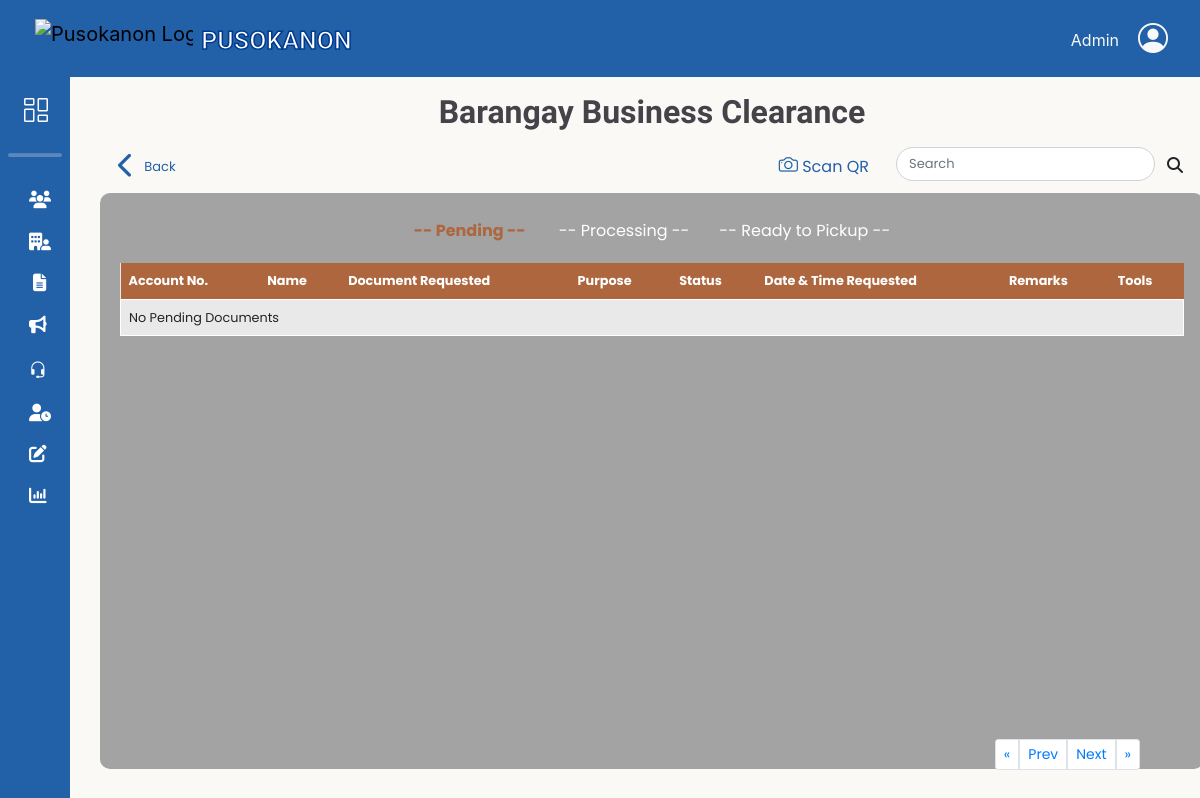
/adminbejo/Barangay-Business_Clearance.php (signed in), run on an earlier commit of the app's database.
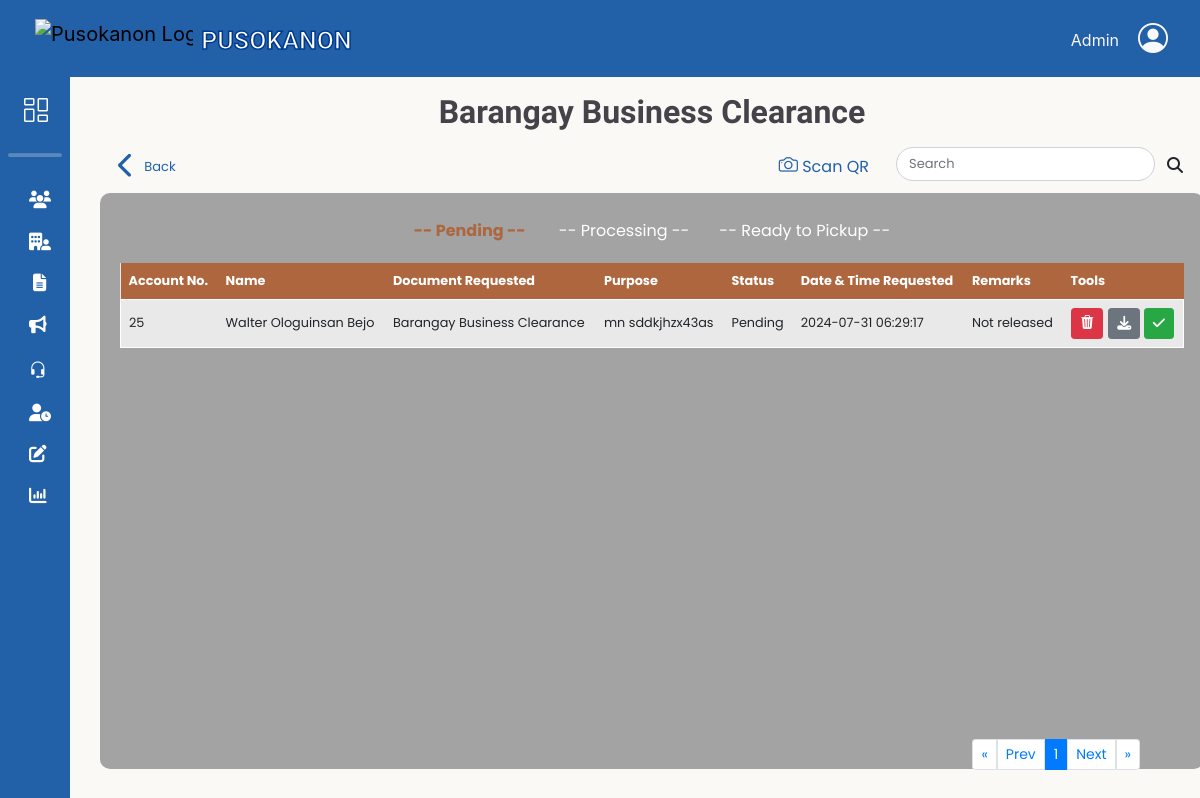
And on a later commit of the database.
### tables this page shows
CREATE TABLE `request_doc` (
  `doc_ID` int(11) NOT NULL,
  `res_id` int(11) NOT NULL,
  `docType_id` int(11) NOT NULL,
  `purpose_id` int(11) NOT NULL,
  `purpose_name` varchar(255) DEFAULT NULL,
  `stat` varchar(50) NOT NULL DEFAULT 'Pending',
  `date_req` timestamp NOT NULL DEFAULT current_timestamp(),
  `date_processed` timestamp NULL DEFAULT current_timestamp() ON UPDATE current_timestamp(),
  `remarks` varchar(100) DEFAULT 'Not released',
  `request_id` varchar(20) NOT NULL,
  `qrCode_image` varchar(200) NOT NULL,
  `document_requirements` varchar(64) NOT NULL
);

CREATE TABLE `resident_users` (
  `res_ID` int(11) NOT NULL,
  `res_fname` varchar(50) NOT NULL,
  `res_lname` varchar(50) NOT NULL,
  `res_midname` varchar(50) NOT NULL,
  `res_suffix` varchar(10) DEFAULT NULL,
  `gender` varchar(10) NOT NULL,
  `birth_date` date NOT NULL,
  `civil_status` varchar(20) NOT NULL,
  `citizenship` varchar(30) NOT NULL,
  `place_birth` varchar(100) NOT NULL,
  `contact_no` varchar(13) NOT NULL,
  `res_email` varchar(100) NOT NULL,
  `addr_sitio` varchar(50) NOT NULL,
  `addr_purok` varchar(50) NOT NULL,
  `res_password` varchar(100) NOT NULL,
  `profile_picture` varchar(200) DEFAULT NULL,
  `registered_voter` varchar(15) NOT NULL,
  `userRole_id` int(11) NOT NULL,
  `reset_token_hash` varchar(64) DEFAULT NULL,
  `reset_token_expires_at` datetime DEFAULT NULL,
  `is_active` tinyint(1) NOT NULL DEFAULT 1
);

CREATE TABLE `doc_type` (
  `docType_id` int(11) NOT NULL,
  `doc_name` varchar(100) NOT NULL,
  `doc_amount` int(11) NOT NULL
);

### db/DBconn.php (called while the page is built, shortened)
<?php
function decryptData($data)
{
	return openssl_decrypt($data, 'aes-256-cbc', ENCRYPTION_KEY, 0, ENCRYPTION_KEY);
}
function fetchdocsRequest($pdo,$doctype ,$status, $limit, $offset)
{
	$sql = "SELECT
				ru.res_id, ru.res_email AS res_email, doc_ID, stat,
				CONCAT(ru.res_fname,' ', ru.res_midname,' ', ru.res_lname) AS resident_name,
				dt.doc_name AS document_name,
				rd.purpose_name AS purpose_name,
				rd.request_id,
				rd.date_req,
				rd.remarks
			FROM request_doc rd
			INNER JOIN resident_users ru ON rd.res_id = ru.res_id
			INNER JOIN doc_type dt ON rd.docType_id = dt.docType_id
			INNER JOIN docs_purpose dp ON rd.purpose_id = dp.purpose_id
			WHERE dt.doc_name = :doctype AND stat = :status
			LIMIT :limit OFFSET :offset";
	$stmt = $pdo->prepare($sql);
	$stmt->bindParam(':status', $status, PDO::PARAM_STR);
	$stmt-> bindParam(':doctype', $doctype, PDO::PARAM_STR);
	$stmt->bindParam(':limit', $limit, PDO::PARAM_INT);
	$stmt->bindParam(':offset', $offset, PDO::PARAM_INT);
	$stmt->execute();
	return $stmt->fetchAll();
}

### adminbejo/Barangay-Business_Clearance.php (the view, shortened to what the changed rows need)
<?php
    include '../db/DBconn.php';
    include 'headerAdmin.php';
    $search = isset($_GET['search']) ? $_GET['search'] : '';
    $docType = 'Barangay Business Clearance';
    $stmt = $pdo->prepare("SELECT COUNT(*) FROM request_doc WHERE docType_id = (SELECT docType_id FROM doc_type WHERE doc_name = :docType) AND stat = 'Pending'");
    $stmt->bindParam(':docType', $docType, PDO::PARAM_STR);
    $stmt->execute();
    $number_of_pending_results = $stmt->fetchColumn();
    $stmt = $pdo->prepare("SELECT COUNT(*) FROM request_doc WHERE docType_id = (SELECT docType_id FROM doc_type WHERE doc_name = :docType) AND stat = 'Processing'");
    $stmt->bindParam(':docType', $docType, PDO::PARAM_STR);
    $stmt->execute();
    $number_of_processing_results = $stmt->fetchColumn();
    $stmt = $pdo->prepare("SELECT COUNT(*) FROM request_doc WHERE docType_id = (SELECT docType_id FROM doc_type WHERE doc_name = :docType) AND stat = 'Ready to pickup'");
    $stmt->bindParam(':docType', $docType, PDO::PARAM_STR);
    $stmt->execute();
    $number_of_completed_results = $stmt->fetchColumn();
    $results_per_page = 5;
    $number_of_pending_pages = ceil($number_of_pending_results / $results_per_page);
    $number_of_processing_pages = ceil($number_of_processing_results / $results_per_page);
    $number_of_completed_pages = ceil($number_of_completed_results / $results_per_page);
    $pending_page = isset($_GET['pending_page']) ? (int)$_GET['pending_page'] : 1;
    $processing_page = isset($_GET['processing_page']) ? (int)$_GET['processing_page'] : 1;
    $completed_page = isset($_GET['completed_page']) ? (int)$_GET['completed_page'] : 1;
    $pending_page = max(1, min($pending_page, $number_of_pending_pages));
    $processing_page = max(1, min($processing_page, $number_of_processing_pages));
    $completed_page = max(1, min($completed_page, $number_of_completed_pages));
    $pending_offset = ($pending_page - 1) * $results_per_page;
    $processing_offset = ($processing_page - 1) * $results_per_page;
    $completed_offset = ($completed_page - 1) * $results_per_page;
    if($search != null) {
        $pending = fetchdocsRequestSearch($pdo, $docType,'Pending', $results_per_page, $pending_offset, $search);
        $Processing = fetchdocsRequestSearch($pdo, $docType,'Processing', $results_per_page, $processing_offset, $search);
        $completed = fetchdocsRequestSearch($pdo, $docType,'Ready to pickup', $results_per_page, $completed_offset, $search);
    } else {
        $pending = fetchdocsRequest($pdo, $docType,'Pending', $results_per_page, $pending_offset);
    }
?>
<link rel="stylesheet" href="css/slidingtableResidency.css">
<main>
    <div class="row">
        <div class="col-12 pt-3 d-flex justify-content-center">
            <h1 class="title"><?php echo $docType; ?></h1>
        </div>
    </div>
    <div id="searchresult" class="table-content" style="min-width: 92vw; width: 92vw; max-width: 95vw;">
        <div id="originalTable">
            <div id="table1Container" class="small-font">
                <table id="table1">
                    <thead>
                        <tr>
                            <th>Account No.</th>
                            <th>Name</th>
                            <th>Document Requested</th>
                            <th>Purpose</th>
                            <th>Status</th>
                            <th>Date & Time Requested</th>
                            <th>Remarks</th>
                            <th>Tools</th>
                        </tr>
                    </thead>
                    <tbody>
                        <?php if (empty($pending)): ?>
                            <tr><td colspan="8">No Pending Documents</td></tr>
                        <?php else: ?>
                            <?php foreach ($pending as $pendings): ?>
                                <tr>
                                <?php $dataDecrypt = decryptData($pendings['res_email']); ?>
                                    <td><?= htmlspecialchars($pendings['res_id']); ?></td>
                                    <td><?= htmlspecialchars($pendings['resident_name']); ?></td>
                                    <td><?= htmlspecialchars($pendings['document_name']); ?></td>
                                    <td><?= htmlspecialchars($pendings['purpose_name']); ?></td>
                                    <td><?= htmlspecialchars($pendings['stat']); ?></td>
                                    <td><?= htmlspecialchars($pendings['date_req']); ?></td>
                                    <td><?= htmlspecialchars($pendings['remarks']); ?></td>
                                    <td>
                                        <div class="inline-tools">
                                            <div class="btn btn-danger btn-sm btn-1" onclick="trashCancelDocument('<?= htmlspecialchars($pendings['doc_ID']); ?>', '<?= htmlspecialchars($pendings['request_id']); ?>')"><i class="bi bi-trash3-fill"></i></div>
                                            <form class="status-form" action="../db/updateStatus.php" method="POST">
                                                <button type="submit" name="status" value="Processing" class="btn btn-sm <?= $pendings['stat'] == 'Processing' ? 'btn-secondary' : 'btn-secondary'; ?>"><i class="fa-solid fa-download"></i></button>
                                                <button type="button" class="btn btn-sm <?= $pendings['stat'] == 'Ready to pickup' ? 'btn-success' : 'btn-success'; ?>" onclick="showSweetAlert('<?= htmlspecialchars($dataDecrypt); ?>', '<?= htmlspecialchars($pendings['resident_name']); ?>', '<?= htmlspecialchars($pendings['document_name']); ?>','<?= htmlspecialchars($pendings['doc_ID']); ?>', '<?= htmlspecialchars($pendings['res_id']); ?>')"><i class="fa-solid fa-check"></i></button>
                                            </form>
                                        </div>
                                    </td>
                                </tr>
                            <?php endforeach; ?>
                        <?php endif; ?>
                    </tbody>
                </table>
                <nav id="pendingPagination" aria-label="Pending Page navigation">
                    <ul class="pagination pagination-sm ">
                        <?php for ($i = max(1, $pending_page - 2); $i <= min($number_of_pending_pages, $pending_page + 2); $i++): ?>
                            <li class="page-item <?= ($i == $pending_page) ? 'active' : '' ?>">
                                <a class="page-link" href="?pending_page=<?= $i ?>"><?= $i ?></a>
                            </li>
                        <?php endfor; ?>
                    </ul>
                </nav>
            </div>
        </div>
    </div>
</main>
<?php include 'footerAdmin.php';?>

What changed in the data, as far as the page shows it:
added request_doc: res.res_ID "25", resident_name "Walter Ologuinsan Bejo", docType.doc_name "Barangay Business Clearance", purpose_name "mn sddkjhzx43as", stat "Pending", date_req "2024-07-31 06:29:17", remarks "Not released"
Also different on the page:
new list line: "1"
text no longer shown: "No Pending Documents"
